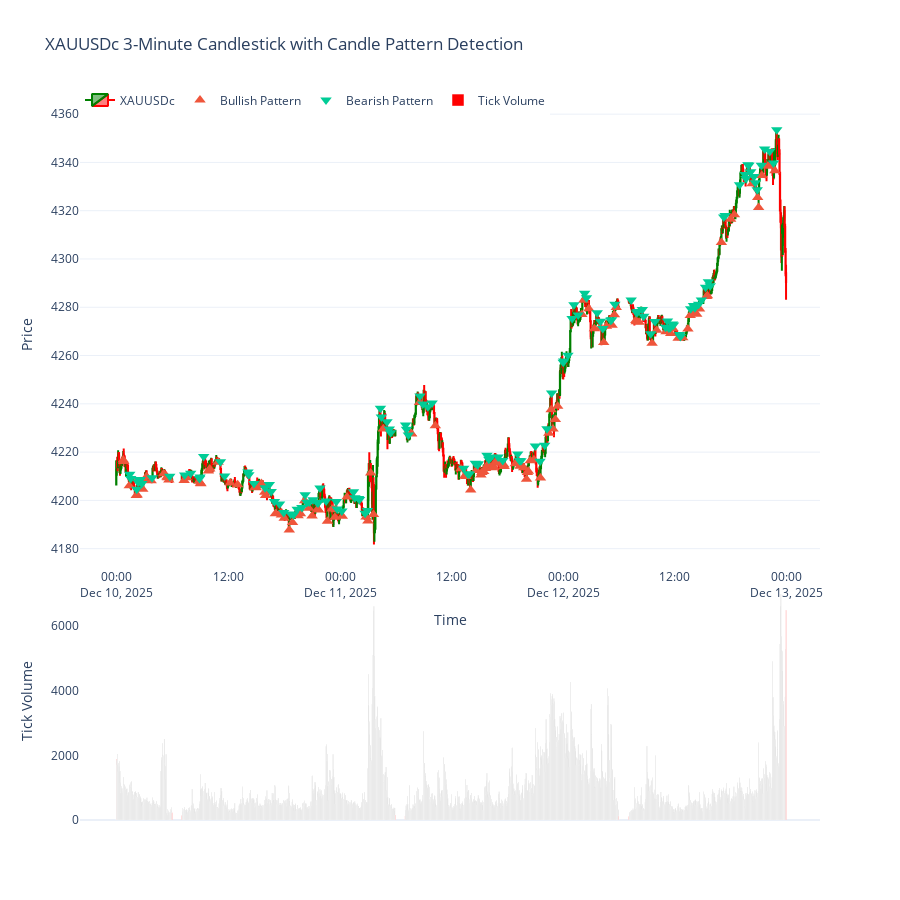

Notebook code for this chart:
### Code cell
import MetaTrader5 as mt5
import pandas as pd
import plotly.graph_objects as go
from datetime import datetime, timedelta, time
import pytz

# -------------------------
# 1. Initialize MT5
# -------------------------
if not mt5.initialize():
    print("MT5 initialization failed")
    mt5.shutdown()

# -------------------------
# 2. Fetch 3-minute data
# -------------------------
symbol = "XAUUSDc"
timeframe = mt5.TIMEFRAME_M3
n_bars = 1500
utc_from = datetime.now() - timedelta(days=1)

rates = mt5.copy_rates_from(symbol, timeframe, utc_from, n_bars)
mt5.shutdown()

# -------------------------
# 3. Convert to DataFrame
# -------------------------
df = pd.DataFrame(rates)
df['time'] = pd.to_datetime(df['time'], unit='s')
df['time'] = df['time'].dt.tz_localize('UTC').dt.tz_convert('Asia/Manila')
df.set_index('time', inplace=True)

# -------------------------
# 4. Remove weekends
# -------------------------
df = df[df.index.dayofweek < 5]

# -------------------------
# 5. Assign session key
# -------------------------
market_open = time(6, 0)
market_close = time(5, 0)

def get_session(dt):
    if dt.time() >= market_open:
        return dt.date()
    else:
        return (dt - pd.Timedelta(days=1)).date()

df['session'] = df.index.map(get_session)

# -------------------------
# 6. Identify first and last candle of each session
# -------------------------
first_candle_idx = df.groupby('session').head(1).index
last_candle_idx = df.groupby('session').tail(1).index

# -------------------------
# 7. Candle Pattern Logic
# -------------------------
df['bullish_pattern'] = (
    (df['low'] < df['low'].shift(1)) &
    (df['close'] > df['open'].shift(1))
)

df['bearish_pattern'] = (
    (df['high'] > df['high'].shift(1)) &
    (df['close'] < df['open'].shift(1))
)

# -------------------------
# 8. Plot 2-Pane Chart
# -------------------------
fig = go.Figure()

fig.add_trace(go.Candlestick(
    x=df.index,
    open=df['open'],
    high=df['high'],
    low=df['low'],
    close=df['close'],
    name='XAUUSDc',
    increasing_line_color='green',
    decreasing_line_color='red'
))

# Bullish markers
fig.add_trace(go.Scatter(
    x=df.index[df['bullish_pattern']],
    y=df['low'][df['bullish_pattern']],
    mode='markers',
    name='Bullish Pattern',
    marker=dict(symbol='triangle-up', size=10),
))

# Bearish markers
fig.add_trace(go.Scatter(
    x=df.index[df['bearish_pattern']],
    y=df['high'][df['bearish_pattern']],
    mode='markers',
    name='Bearish Pattern',
    marker=dict(symbol='triangle-down', size=10),
))

# Tick Volume
colors = ['red' if idx in first_candle_idx or idx in last_candle_idx else 'gray' for idx in df.index]
fig.add_trace(go.Bar(
    x=df.index,
    y=df['tick_volume'],
    name='Tick Volume',
    marker_color=colors,
    yaxis='y2'
))

# Layout
fig.update_layout(
    template='plotly_white',
    title='XAUUSDc 3-Minute Candlestick with Candle Pattern Detection',
    xaxis=dict(title='Time', rangeslider=dict(visible=False)),
    yaxis=dict(title='Price', domain=[0.35, 1]),
    yaxis2=dict(title='Tick Volume', domain=[0.0, 0.33], showgrid=False),
    legend=dict(orientation='h', y=1.02, x=0),
    height=900
)

fig.show()

### Figure 1 — Plotly figure (JSON) as saved in the notebook; plotly's stock layout.template omitted (floating-point values rounded to 4 significant figures; data arrays with more than 128 entries replaced by an {"elided": "..."} marker saying what was removed)
{"data": [{"close": {"elided": "1380 float values"}, "decreasing": {"line": {"color": "red"}}, "high": {"elided": "1380 float values"}, "increasing": {"line": {"color": "green"}}, "low": {"elided": "1380 float values"}, "name": "XAUUSDc", "open": {"elided": "1380 float values"}, "type": "candlestick", "x": {"elided": "1380 str values"}}, {"marker": {"size": 10, "symbol": "triangle-up"}, "mode": "markers", "name": "Bullish Pattern", "type": "scatter", "x": ["2025-12-10T00:42:00+08:00", "2025-12-10T00:45:00+08:00", "2025-12-10T01:21:00+08:00", "2025-12-10T02:06:00+08:00", "2025-12-10T02:12:00+08:00", "2025-12-10T02:48:00+08:00", "2025-12-10T03:00:00+08:00", "2025-12-10T03:12:00+08:00", "2025-12-10T03:42:00+08:00", "2025-12-10T05:03:00+08:00", "2025-12-10T05:24:00+08:00", "2025-12-10T05:27:00+08:00", "2025-12-10T05:36:00+08:00", "2025-12-10T07:15:00+08:00", "2025-12-10T07:30:00+08:00", "2025-12-10T08:51:00+08:00", "2025-12-10T09:00:00+08:00", "2025-12-10T09:03:00+08:00", "2025-12-10T09:51:00+08:00", "2025-12-10T10:00:00+08:00", "2025-12-10T10:54:00+08:00", "2025-12-10T12:12:00+08:00", "2025-12-10T13:00:00+08:00", "2025-12-10T14:51:00+08:00", "2025-12-10T15:00:00+08:00", "2025-12-10T15:27:00+08:00", "2025-12-10T15:33:00+08:00", "2025-12-10T15:54:00+08:00", "2025-12-10T16:00:00+08:00", "2025-12-10T17:03:00+08:00", "2025-12-10T17:39:00+08:00", "2025-12-10T17:42:00+08:00", "2025-12-10T18:00:00+08:00", "2025-12-10T18:33:00+08:00", "2025-12-10T18:54:00+08:00", "2025-12-10T19:30:00+08:00", "2025-12-10T19:45:00+08:00", "2025-12-10T20:12:00+08:00", "2025-12-10T20:39:00+08:00", "2025-12-10T21:00:00+08:00", "2025-12-10T21:36:00+08:00", "2025-12-10T21:42:00+08:00", "2025-12-10T22:39:00+08:00", "2025-12-10T23:09:00+08:00", "2025-12-10T23:27:00+08:00", "2025-12-10T23:33:00+08:00", "2025-12-11T00:15:00+08:00", "2025-12-11T00:45:00+08:00", "2025-12-11T02:48:00+08:00", "2025-12-11T03:00:00+08:00", "2025-12-11T03:18:00+08:00", "2025-12-11T03:36:00+08:00", "2025-12-11T04:39:00+08:00", "2025-12-11T07:39:00+08:00", "2025-12-11T07:42:00+08:00", "2025-12-11T08:33:00+08:00", "2025-12-11T10:15:00+08:00", "2025-12-11T13:00:00+08:00", "2025-12-11T13:27:00+08:00", "2025-12-11T13:30:00+08:00", "2025-12-11T14:03:00+08:00", "2025-12-11T14:39:00+08:00", "2025-12-11T15:09:00+08:00", "2025-12-11T15:15:00+08:00", "2025-12-11T15:27:00+08:00", "2025-12-11T15:39:00+08:00", "2025-12-11T15:54:00+08:00", "2025-12-11T16:18:00+08:00", "2025-12-11T16:33:00+08:00", "2025-12-11T16:42:00+08:00", "2025-12-11T16:48:00+08:00", "2025-12-11T16:57:00+08:00", "2025-12-11T17:36:00+08:00", "2025-12-11T17:39:00+08:00", "2025-12-11T18:51:00+08:00", "2025-12-11T19:21:00+08:00", "2025-12-11T19:45:00+08:00", "2025-12-11T20:03:00+08:00", "2025-12-11T20:09:00+08:00", "2025-12-11T20:15:00+08:00", "2025-12-11T20:27:00+08:00", "2025-12-11T20:51:00+08:00", "2025-12-11T21:33:00+08:00", "2025-12-11T22:27:00+08:00", "2025-12-11T22:42:00+08:00", "2025-12-11T22:54:00+08:00", "2025-12-11T23:09:00+08:00", "2025-12-11T23:24:00+08:00", "2025-12-12T02:00:00+08:00", "2025-12-12T02:12:00+08:00", "2025-12-12T02:45:00+08:00", "2025-12-12T03:21:00+08:00", "2025-12-12T03:57:00+08:00", "2025-12-12T04:21:00+08:00", "2025-12-12T04:39:00+08:00", "2025-12-12T05:15:00+08:00", "2025-12-12T05:30:00+08:00", "2025-12-12T05:42:00+08:00", "2025-12-12T07:48:00+08:00", "2025-12-12T07:51:00+08:00", "2025-12-12T08:09:00+08:00", "2025-12-12T09:33:00+08:00", "2025-12-12T10:03:00+08:00", "2025-12-12T11:03:00+08:00", "2025-12-12T11:33:00+08:00", "2025-12-12T11:42:00+08:00", "2025-12-12T11:48:00+08:00", "2025-12-12T12:21:00+08:00", "2025-12-12T12:51:00+08:00", "2025-12-12T13:24:00+08:00", "2025-12-12T13:39:00+08:00", "2025-12-12T13:54:00+08:00", "2025-12-12T14:21:00+08:00", "2025-12-12T14:39:00+08:00", "2025-12-12T15:24:00+08:00", "2025-12-12T15:30:00+08:00", "2025-12-12T17:00:00+08:00", "2025-12-12T18:00:00+08:00", "2025-12-12T18:24:00+08:00", "2025-12-12T20:18:00+08:00", "2025-12-12T20:54:00+08:00", "2025-12-12T21:00:00+08:00", "2025-12-12T21:21:00+08:00", "2025-12-12T22:00:00+08:00", "2025-12-12T22:21:00+08:00", "2025-12-12T22:45:00+08:00"], "y": [4217.0, 4216.0, 4206.0, 4202.0, 4202.0, 4205.0, 4208.0, 4210.0, 4208.0, 4211.0, 4210.0, 4209.0, 4208.0, 4208.0, 4209.0, 4208.0, 4207.0, 4207.0, 4212.0, 4213.0, 4216.0, 4207.0, 4206.0, 4205.0, 4205.0, 4206.0, 4207.0, 4203.0, 4202.0, 4194.0, 4195.0, 4194.0, 4193.0, 4188.0, 4191.0, 4194.0, 4194.0, 4200.0, 4197.0, 4194.0, 4196.0, 4196.0, 4191.0, 4196.0, 4193.0, 4196.0, 4193.0, 4201.0, 4193.0, 4191.0, 4211.0, 4194.0, 4230.0, 4228.0, 4227.0, 4241.0, 4231.0, 4213.0, 4210.0, 4210.0, 4204.0, 4212.0, 4211.0, 4212.0, 4212.0, 4213.0, 4215.0, 4214.0, 4214.0, 4216.0, 4215.0, 4216.0, 4215.0, 4214.0, 4215.0, 4214.0, 4214.0, 4209.0, 4212.0, 4212.0, 4216.0, 4217.0, 4209.0, 4228.0, 4238.0, 4230.0, 4234.0, 4239.0, 4277.0, 4283.0, 4279.0, 4271.0, 4271.0, 4265.0, 4272.0, 4273.0, 4277.0, 4280.0, 4275.0, 4274.0, 4274.0, 4265.0, 4270.0, 4270.0, 4269.0, 4271.0, 4271.0, 4267.0, 4267.0, 4271.0, 4277.0, 4278.0, 4277.0, 4279.0, 4284.0, 4285.0, 4307.0, 4316.0, 4318.0, 4331.0, 4326.0, 4321.0, 4335.0, 4339.0, 4339.0, 4337.0]}, {"marker": {"size": 10, "symbol": "triangle-down"}, "mode": "markers", "name": "Bearish Pattern", "type": "scatter", "x": {"elided": "130 str values"}, "y": {"elided": "130 float values"}}, {"marker": {"color": {"elided": "1380 str values"}}, "name": "Tick Volume", "type": "bar", "x": {"elided": "1380 str values"}, "y": {"elided": "1380 int values"}, "yaxis": "y2"}], "layout": {"height": 900, "legend": {"orientation": "h", "x": 0, "y": 1.02}, "title": {"text": "XAUUSDc 3-Minute Candlestick with Candle Pattern Detection"}, "xaxis": {"rangeslider": {"visible": false}, "title": {"text": "Time"}}, "yaxis": {"domain": [0.35, 1], "title": {"text": "Price"}}, "yaxis2": {"domain": [0, 0.33], "showgrid": false, "title": {"text": "Tick Volume"}}}}
